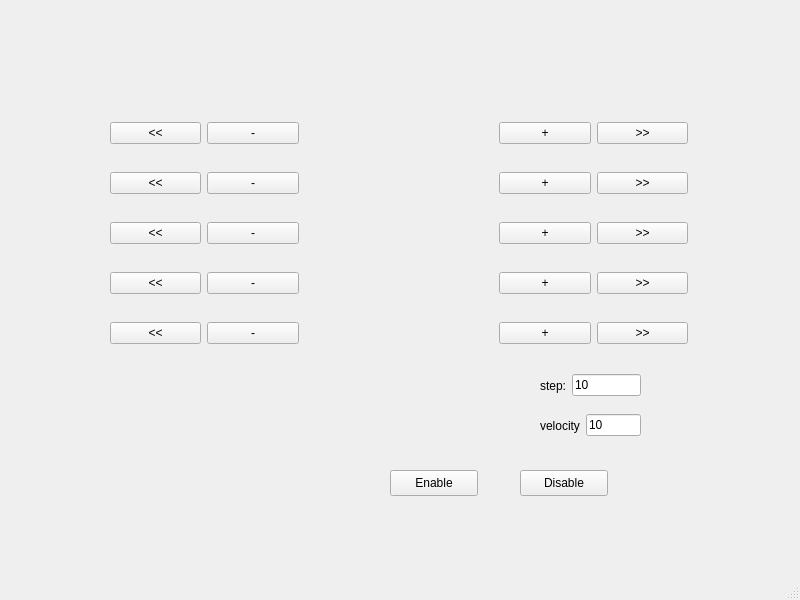
<?xml version="1.0" encoding="UTF-8"?>
<ui version="4.0">
 <class>MainWindow</class>
 <widget class="QMainWindow" name="MainWindow">
  <property name="geometry">
   <rect>
    <x>0</x>
    <y>0</y>
    <width>800</width>
    <height>600</height>
   </rect>
  </property>
  <property name="windowTitle">
   <string>MainWindow</string>
  </property>
  <widget class="QWidget" name="centralwidget">
   <widget class="QWidget" name="horizontalLayoutWidget">
    <property name="geometry">
     <rect>
      <x>110</x>
      <y>100</y>
      <width>578</width>
      <height>270</height>
     </rect>
    </property>
    <layout class="QHBoxLayout" name="horizontalLayout">
     <item>
      <layout class="QVBoxLayout" name="verticalLayout_6">
       <item>
        <widget class="QPushButton" name="button_joint2_back_velo">
         <property name="text">
          <string>&lt;&lt;</string>
         </property>
        </widget>
       </item>
       <item>
        <widget class="QPushButton" name="button_joint3_back_velo">
         <property name="text">
          <string>&lt;&lt;</string>
         </property>
        </widget>
       </item>
       <item>
        <widget class="QPushButton" name="button_joint4_back_velo">
         <property name="text">
          <string>&lt;&lt;</string>
         </property>
        </widget>
       </item>
       <item>
        <widget class="QPushButton" name="button_joint5_back_velo">
         <property name="text">
          <string>&lt;&lt;</string>
         </property>
        </widget>
       </item>
       <item>
        <widget class="QPushButton" name="button_joint6_back_velo">
         <property name="text">
          <string>&lt;&lt;</string>
         </property>
        </widget>
       </item>
      </layout>
     </item>
     <item>
      <layout class="QVBoxLayout" name="verticalLayout_4">
       <item>
        <widget class="QPushButton" name="button_joint2_back">
         <property name="text">
          <string>-</string>
         </property>
        </widget>
       </item>
       <item>
        <widget class="QPushButton" name="button_joint3_back">
         <property name="text">
          <string>-</string>
         </property>
        </widget>
       </item>
       <item>
        <widget class="QPushButton" name="button_joint4_back">
         <property name="text">
          <string>-</string>
         </property>
        </widget>
       </item>
       <item>
        <widget class="QPushButton" name="button_joint5_back">
         <property name="text">
          <string>-</string>
         </property>
        </widget>
       </item>
       <item>
        <widget class="QPushButton" name="button_joint6_back">
         <property name="text">
          <string>-</string>
         </property>
        </widget>
       </item>
      </layout>
     </item>
     <item>
      <layout class="QVBoxLayout" name="verticalLayout">
       <property name="spacing">
        <number>6</number>
       </property>
       <property name="leftMargin">
        <number>0</number>
       </property>
       <property name="rightMargin">
        <number>0</number>
       </property>
       <item>
        <widget class="QLabel" name="label_joint2_position">
         <property name="text">
          <string/>
         </property>
        </widget>
       </item>
       <item>
        <widget class="QLabel" name="label_joint3_position">
         <property name="text">
          <string/>
         </property>
        </widget>
       </item>
       <item>
        <widget class="QLabel" name="label_joint4_position">
         <property name="text">
          <string/>
         </property>
        </widget>
       </item>
       <item>
        <widget class="QLabel" name="label_joint5_position">
         <property name="text">
          <string/>
         </property>
        </widget>
       </item>
       <item>
        <widget class="QLabel" name="label_joint6_position">
         <property name="text">
          <string/>
         </property>
        </widget>
       </item>
      </layout>
     </item>
     <item>
      <layout class="QVBoxLayout" name="verticalLayout_2">
       <property name="leftMargin">
        <number>0</number>
       </property>
       <property name="rightMargin">
        <number>0</number>
       </property>
       <item>
        <widget class="QLabel" name="label_joint2_velocity">
         <property name="text">
          <string/>
         </property>
        </widget>
       </item>
       <item>
        <widget class="QLabel" name="label_joint3_velocity">
         <property name="text">
          <string/>
         </property>
        </widget>
       </item>
       <item>
        <widget class="QLabel" name="label_joint4_velocity">
         <property name="text">
          <string/>
         </property>
        </widget>
       </item>
       <item>
        <widget class="QLabel" name="label_joint5_velocity">
         <property name="text">
          <string/>
         </property>
        </widget>
       </item>
       <item>
        <widget class="QLabel" name="label_joint6_velocity">
         <property name="text">
          <string/>
         </property>
        </widget>
       </item>
      </layout>
     </item>
     <item>
      <layout class="QVBoxLayout" name="verticalLayout_3">
       <item>
        <widget class="QPushButton" name="button_joint2_forw">
         <property name="text">
          <string>+</string>
         </property>
        </widget>
       </item>
       <item>
        <widget class="QPushButton" name="button_joint3_forw">
         <property name="text">
          <string>+</string>
         </property>
        </widget>
       </item>
       <item>
        <widget class="QPushButton" name="button_joint4_forw">
         <property name="text">
          <string>+</string>
         </property>
        </widget>
       </item>
       <item>
        <widget class="QPushButton" name="button_joint5_forw">
         <property name="text">
          <string>+</string>
         </property>
        </widget>
       </item>
       <item>
        <widget class="QPushButton" name="button_joint6_forw">
         <property name="text">
          <string>+</string>
         </property>
        </widget>
       </item>
      </layout>
     </item>
     <item>
      <layout class="QVBoxLayout" name="verticalLayout_5">
       <item>
        <widget class="QPushButton" name="button_joint2_forw_velo">
         <property name="text">
          <string>&gt;&gt;</string>
         </property>
        </widget>
       </item>
       <item>
        <widget class="QPushButton" name="button_joint3_forw_velo">
         <property name="text">
          <string>&gt;&gt;</string>
         </property>
        </widget>
       </item>
       <item>
        <widget class="QPushButton" name="button_joint4_forw_velo">
         <property name="text">
          <string>&gt;&gt;</string>
         </property>
        </widget>
       </item>
       <item>
        <widget class="QPushButton" name="button_joint5_forw_velo">
         <property name="text">
          <string>&gt;&gt;</string>
         </property>
        </widget>
       </item>
       <item>
        <widget class="QPushButton" name="button_joint6_forw_velo">
         <property name="text">
          <string>&gt;&gt;</string>
         </property>
        </widget>
       </item>
      </layout>
     </item>
    </layout>
   </widget>
   <widget class="QWidget" name="horizontalLayoutWidget_2">
    <property name="geometry">
     <rect>
      <x>540</x>
      <y>370</y>
      <width>101</width>
      <height>31</height>
     </rect>
    </property>
    <layout class="QHBoxLayout" name="horizontalLayout_2">
     <item>
      <widget class="QLabel" name="label">
       <property name="text">
        <string>step:</string>
       </property>
      </widget>
     </item>
     <item>
      <widget class="QLineEdit" name="text_step">
       <property name="text">
        <string>10</string>
       </property>
      </widget>
     </item>
    </layout>
   </widget>
   <widget class="QPushButton" name="button_enable">
    <property name="geometry">
     <rect>
      <x>390</x>
      <y>470</y>
      <width>88</width>
      <height>26</height>
     </rect>
    </property>
    <property name="text">
     <string>Enable</string>
    </property>
   </widget>
   <widget class="QPushButton" name="button_disable">
    <property name="geometry">
     <rect>
      <x>520</x>
      <y>470</y>
      <width>88</width>
      <height>26</height>
     </rect>
    </property>
    <property name="text">
     <string>Disable</string>
    </property>
   </widget>
   <widget class="QWidget" name="horizontalLayoutWidget_3">
    <property name="geometry">
     <rect>
      <x>540</x>
      <y>410</y>
      <width>101</width>
      <height>31</height>
     </rect>
    </property>
    <layout class="QHBoxLayout" name="horizontalLayout_3">
     <item>
      <widget class="QLabel" name="label_2">
       <property name="text">
        <string>velocity</string>
       </property>
      </widget>
     </item>
     <item>
      <widget class="QLineEdit" name="text_velocity">
       <property name="text">
        <string>10</string>
       </property>
      </widget>
     </item>
    </layout>
   </widget>
  </widget>
  <widget class="QMenuBar" name="menubar">
   <property name="geometry">
    <rect>
     <x>0</x>
     <y>0</y>
     <width>800</width>
     <height>23</height>
    </rect>
   </property>
  </widget>
  <widget class="QStatusBar" name="statusbar"/>
 </widget>
 <resources/>
 <connections/>
</ui>
